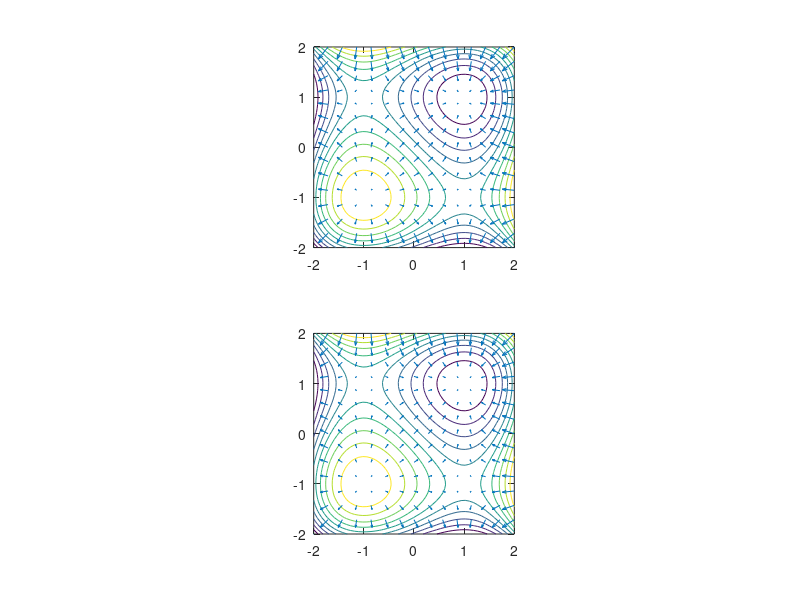

This chart was generated by the following MATLAB code:
clear all ;
clf ;

f = @(x,y) x.^3 + y.^3 - 3*x - 3*y ;

fV = @(v) f(v(1),v(2)) ;
dfx = @(x,y) 3*x.^2-3 ;
dfy = @(x,y) 3*y.^2-3 ;
a = -2 ; b = 2 ;
xb = linspace(a,b,50) ;
yb = linspace(a,b,50) ;

% f = @(x,y) sin(x).*cos(y) ;
% fV = @(v) f(v(1),v(2)) ;
% dfx = @(x,y) cos(x).*cos(y) ;
% dfy = @(x,y) -sin(x).*sin(y) ;
% a = 0 ; b = 6 ;
% xb = linspace(a,b,50) ;
% yb = linspace(a,b,50) ;




[X,Y] = meshgrid(xb, yb) ;
Z = f(X,Y) ;

% ujraszámolja hogy ne legyen túl sok vektor
xb2 = linspace(a,b,15) ;
yb2 = linspace(a,b,15) ;
[X2,Y2] = meshgrid(xb2, yb2) ;
Z2 = f(X2,Y2) ;

subplot(2,1,1) ;
contour(X,Y,Z) ;
hold on ;
[Gx,Gy]=gradient(Z2) ;
quiver(X2,Y2,-Gx,-Gy) ;
axis equal ; % enélkül azt gondolhatjuk hogy valami nem OK

subplot(2,1,2) ;
contour(X,Y,Z) ;
hold on ;
quiver(X2,Y2,-dfx(X2,Y2),-dfy(X2,Y2)) ;
axis equal ;

% x0 = [0.5; 0.5] ;
% [loc, val, flag, out] = fminsearch(fv, x0) ;
% [loc, val, flag, out] = fminunc(fV, x0) ;
